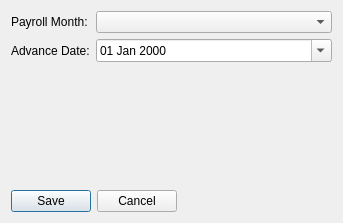
<?xml version="1.0" encoding="UTF-8"?>
<ui version="4.0">
 <class>DataEntry_NewAdvanceMaster</class>
 <widget class="QDialog" name="DataEntry_NewAdvanceMaster">
  <property name="geometry">
   <rect>
    <x>0</x>
    <y>0</y>
    <width>343</width>
    <height>223</height>
   </rect>
  </property>
  <property name="windowTitle">
   <string>New Advance</string>
  </property>
  <layout class="QVBoxLayout" name="verticalLayout">
   <item>
    <layout class="QGridLayout" name="gridLayout">
     <item row="0" column="0">
      <widget class="QLabel" name="label">
       <property name="text">
        <string>Payroll Month:</string>
       </property>
      </widget>
     </item>
     <item row="0" column="1">
      <widget class="QComboBox" name="cboMonth">
       <property name="sizePolicy">
        <sizepolicy hsizetype="Preferred" vsizetype="Fixed">
         <horstretch>1</horstretch>
         <verstretch>0</verstretch>
        </sizepolicy>
       </property>
      </widget>
     </item>
     <item row="1" column="0">
      <widget class="QLabel" name="label_2">
       <property name="text">
        <string>Advance Date:</string>
       </property>
      </widget>
     </item>
     <item row="1" column="1">
      <widget class="QDateEdit" name="dtpDate">
       <property name="displayFormat">
        <string>dd MMM yyyy</string>
       </property>
       <property name="calendarPopup">
        <bool>true</bool>
       </property>
      </widget>
     </item>
    </layout>
   </item>
   <item>
    <spacer name="verticalSpacer">
     <property name="orientation">
      <enum>Qt::Vertical</enum>
     </property>
     <property name="sizeHint" stdset="0">
      <size>
       <width>20</width>
       <height>99</height>
      </size>
     </property>
    </spacer>
   </item>
   <item>
    <layout class="QHBoxLayout" name="horizontalLayout">
     <item>
      <widget class="QPushButton" name="cmdSave">
       <property name="text">
        <string>Save</string>
       </property>
      </widget>
     </item>
     <item>
      <widget class="QPushButton" name="cmdCancel">
       <property name="text">
        <string>Cancel</string>
       </property>
      </widget>
     </item>
     <item>
      <spacer name="horizontalSpacer">
       <property name="orientation">
        <enum>Qt::Horizontal</enum>
       </property>
       <property name="sizeHint" stdset="0">
        <size>
         <width>40</width>
         <height>20</height>
        </size>
       </property>
      </spacer>
     </item>
    </layout>
   </item>
  </layout>
 </widget>
 <resources/>
 <connections>
  <connection>
   <sender>cmdCancel</sender>
   <signal>clicked()</signal>
   <receiver>DataEntry_NewAdvanceMaster</receiver>
   <slot>reject()</slot>
   <hints>
    <hint type="sourcelabel">
     <x>138</x>
     <y>202</y>
    </hint>
    <hint type="destinationlabel">
     <x>213</x>
     <y>158</y>
    </hint>
   </hints>
  </connection>
 </connections>
</ui>
